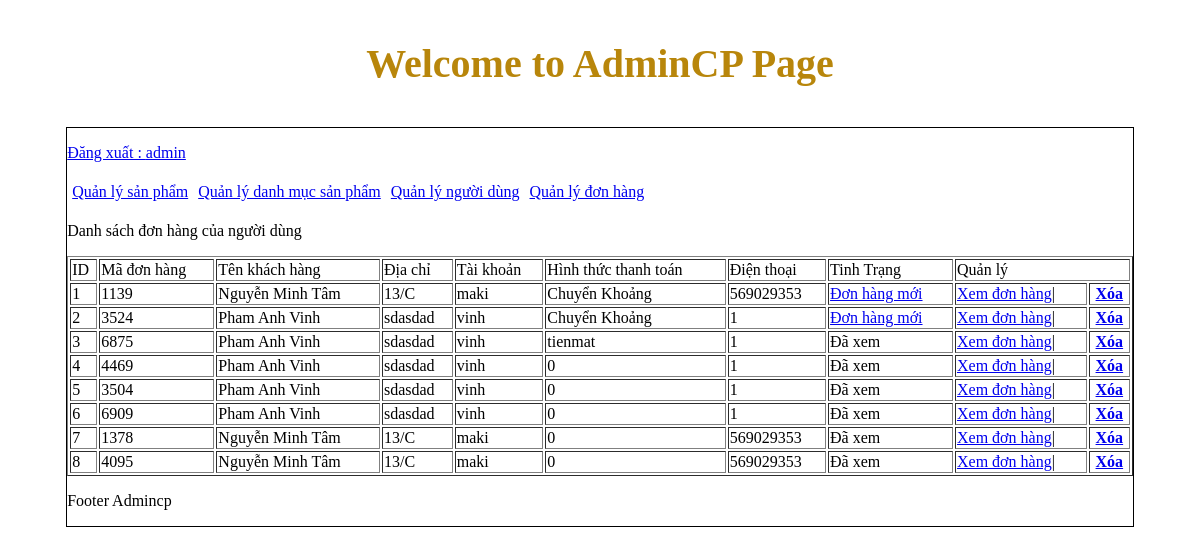
Page /admincp/index.php?action=quanlydonhang&query=them (signed in) on the committed database.
### tables this page shows
CREATE TABLE `tbl_giohang` (
  `id_cart` int(11) NOT NULL,
  `id_khachhang` int(11) NOT NULL,
  `code_cart` varchar(11) NOT NULL,
  `cart_status` int(11) NOT NULL,
  `cart_payment` varchar(100) NOT NULL
);

CREATE TABLE `tbl_dangky` (
  `id_khachhang` int(11) NOT NULL,
  `hovaten` varchar(250) NOT NULL,
  `taikhoan` varchar(100) NOT NULL,
  `matkhau` varchar(100) NOT NULL,
  `sodienthoai` int(11) NOT NULL,
  `email` varchar(100) NOT NULL,
  `diachi` text NOT NULL,
  `chucvu` int(11) NOT NULL DEFAULT '0'
);

### admincp/modules/quanlydonhang/lietke.php (the view)
<?php
    $sql_lietke_dh="SELECT * FROM tbl_giohang ,tbl_dangky  WHERE tbl_giohang.id_khachhang=tbl_dangky.id_khachhang ORDER BY id_cart DESC";
    $result_lietke_dh= mysqli_query($connect,$sql_lietke_dh);
?>
<p>Danh sách đơn hàng của người dùng</p>
 <table style="width: 100%;" border="1" style="border-collapse:collapse;">
     <tr>
         <td>ID</td>
         <td>Mã đơn hàng</td>
         <td>Tên khách hàng</td>
         <td>Địa chỉ</td>
         <td>Tài khoản</td>
         <td>Hình thức thanh toán</td>
         <td>Điện thoại</td>
         <td>Tinh Trạng </td>
         <td colspan="2">Quản lý </td>
     </tr>
     <?php
    $i=0;
    while($row=mysqli_fetch_array($result_lietke_dh)){
        $i++;
     ?>
     <tr>
         <td><?php echo $i ?></td>
         <td><?php echo $row['code_cart'] ?></td>
         <td><?php echo $row['hovaten']?></td>
         <td><?php echo $row['diachi']?></td>
         <td><?php echo $row['taikhoan']?></td>
         <td><?php echo $row['cart_payment']?></td>
         <td><?php echo $row['sodienthoai']?></td>
         <td>
    	<?php if($row['cart_status']==1){
    		echo '<a href="modules/quanlydonhang/xuly.php?code='.$row['code_cart'].'">Đơn hàng mới</a>';
    	}else{
    		echo 'Đã xem';
    	}
    	?>
    </td>
         <td>
            <a href="index.php?action=quanlydonhang&query=xemdonhang&code=<?php echo $row['code_cart']?>">Xem đơn hàng</a>|
            <th><a href="modules/quanlydonhang/xuly.php?iddonhang=<?php echo $row['code_cart']?>">Xóa</a></th>
         </td>
     </tr>
     <?php
    }
    ?>
 </table>

### rows in the picture
tbl_giohang: code_cart "1139", id_khachhang.hovaten "Nguyễn Minh Tâm", id_khachhang.diachi "13/C", id_khachhang.taikhoan "maki", cart_payment "Chuyển Khoảng", id_khachhang.sodienthoai "569029353"
tbl_giohang: code_cart "3524", id_khachhang.hovaten "Pham Anh Vinh", id_khachhang.diachi "sdasdad", id_khachhang.taikhoan "vinh", cart_payment "Chuyển Khoảng", id_khachhang.sodienthoai "1"
tbl_giohang: code_cart "6875", id_khachhang.hovaten "Pham Anh Vinh", id_khachhang.diachi "sdasdad", id_khachhang.taikhoan "vinh", cart_payment "tienmat", id_khachhang.sodienthoai "1", cart_status "Đã xem"
tbl_giohang: code_cart "4469", id_khachhang.hovaten "Pham Anh Vinh", id_khachhang.diachi "sdasdad", id_khachhang.taikhoan "vinh", cart_payment "0", id_khachhang.sodienthoai "1", cart_status "Đã xem"
tbl_giohang: code_cart "3504", id_khachhang.hovaten "Pham Anh Vinh", id_khachhang.diachi "sdasdad", id_khachhang.taikhoan "vinh", cart_payment "0", id_khachhang.sodienthoai "1", cart_status "Đã xem"
tbl_giohang: code_cart "6909", id_khachhang.hovaten "Pham Anh Vinh", id_khachhang.diachi "sdasdad", id_khachhang.taikhoan "vinh", cart_payment "0", id_khachhang.sodienthoai "1", cart_status "Đã xem"
tbl_giohang: code_cart "1378", id_khachhang.hovaten "Nguyễn Minh Tâm", id_khachhang.diachi "13/C", id_khachhang.taikhoan "maki", cart_payment "0", id_khachhang.sodienthoai "569029353", cart_status "Đã xem"
tbl_giohang: code_cart "4095", id_khachhang.hovaten "Nguyễn Minh Tâm", id_khachhang.diachi "13/C", id_khachhang.taikhoan "maki", cart_payment "0", id_khachhang.sodienthoai "569029353", cart_status "Đã xem"

### other values in the picture
$_SESSION['dangnhap'] "admin"
